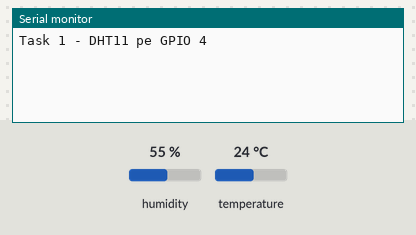
Bench run of a sketch on a simulated ESP32. Parts: the last lines printed to the serial monitor. The inputs (shaded band) are chosen by the test bench; at power-on: humidity 55 %, temperature 24 °C.

Above: at 2.2 s.
2.3 s: humidity set to 22 %
At 3.8 s:
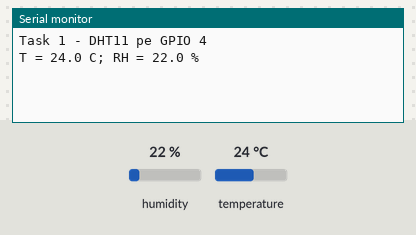
6.5 s: temperature set to 12 °C
At 7.4 s:
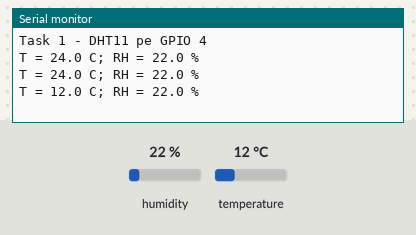
9.5 s: humidity set to 40 %
At 12.1 s:
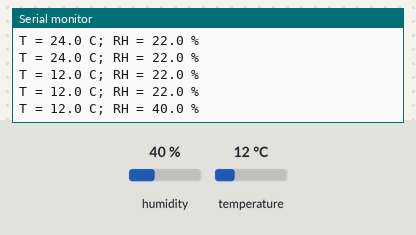

The sketch:

T1_DHT11.ino
```cpp
#include <DHT.h>
constexpr uint8_t DHT_PIN = 4;
#define DHT_TYPE DHT11
DHT dht(DHT_PIN, DHT_TYPE);
void setup() {
  Serial.begin(9600);
  delay(1000);
  Serial.println("Task 1 - DHT11 pe GPIO 4");
  dht.begin();
}
void loop() {
  delay(2000);
  float h = dht.readHumidity();
  float t = dht.readTemperature();
  if (isnan(h) || isnan(t)) {
    Serial.println("Eroare DHT: verificati firele si tipul DHT11.");
    return;
  }
  Serial.printf("T = %.1f C; RH = %.1f %%\n", t, h);
}
```

Measured:
- after the input at 2.3 s, the serial monitor: prints a new line after 0.72 s (image 1)
- after the input at 6.5 s, the serial monitor: prints a new line after 0.57 s (image 2)
- after the input at 9.5 s, the serial monitor: prints a new line after 1.6 s (image 3)
